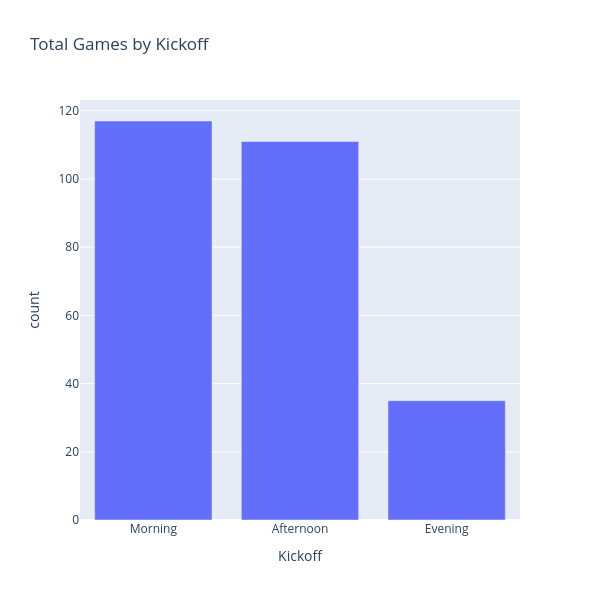

The notebook cell saved with this chart:
### Code cell
# Number of games per kickoff
kickoff_games = df.clone().select(pl.col("Kickoff").value_counts()).unnest("Kickoff").sort(by="Kickoff")

fig = px.bar(data_frame=kickoff_games, x="Kickoff", y="count", title="Total Games by Kickoff")

fig.update_layout(
    autosize=False,
    width=600,
    height=600,
)

### Figure 1 — Plotly figure (JSON) as saved in the notebook; plotly's stock layout.template omitted (floating-point values rounded to 4 significant figures)
{"data": [{"hovertemplate": "Kickoff=%{x}<br>count=%{y}<extra></extra>", "legendgroup": "", "marker": {"color": "#636efa", "pattern": {"shape": ""}}, "name": "", "orientation": "v", "showlegend": false, "textposition": "auto", "x": ["Morning", "Afternoon", "Evening"], "xaxis": "x", "y": [117, 111, 35], "yaxis": "y", "type": "bar"}], "layout": {"xaxis": {"anchor": "y", "domain": [0.0, 1.0], "title": {"text": "Kickoff"}}, "yaxis": {"anchor": "x", "domain": [0.0, 1.0], "title": {"text": "count"}}, "legend": {"tracegroupgap": 0}, "title": {"text": "Total Games by Kickoff"}, "barmode": "relative", "autosize": false, "width": 600, "height": 600}}
